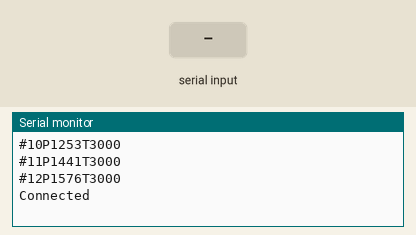
A sketch run on a simulated Arduino Uno, built with avr-gcc and run on an emulated ATmega328P. Parts: the last lines printed to the serial monitor. The inputs (shaded band) are chosen by the test bench.

Above: at 1.2 s.
1.3 s: "90,45\n" received over Serial
At 2.7 s:
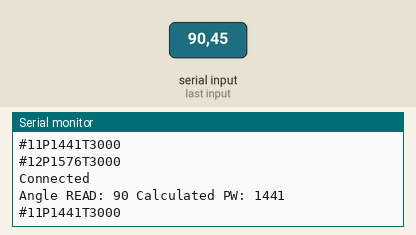
3.5 s: "30,150\n" received over Serial
At 4.9 s:
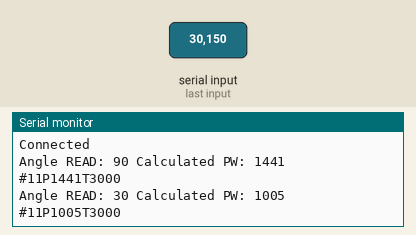
Timing chart, 0 to 6.5 s (numbered marks = the images above; inputs shaded):
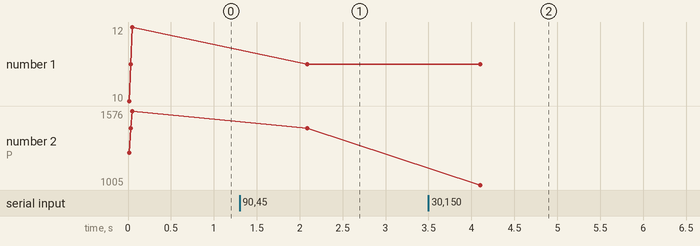

The sketch:

servoAngleCalibrationTest.ino
```cpp
//Leg 3 Calibration, Will use leg 2 calibration test as a template.
#include "leg4Constants.h"
#include <SoftwareSerial.h>

SoftwareSerial quadSerial(2, 3); // RX, TX


// This is how long it will take for the servo to move to the angle you gave it
int servoTime = 3000;


void move(int servo, int position, int time) {
  quadSerial.print("#");
  quadSerial.print(servo);
  quadSerial.print("P");
  quadSerial.print(position);
  quadSerial.print("T");
  quadSerial.println(time);


  Serial.print("#");
  Serial.print(servo);
  Serial.print("P");
  Serial.print(position);
  Serial.print("T");
  Serial.println(time);
}


void setup() {
  // Begin Serial Connections Here,
  Serial.begin(9600);
  quadSerial.begin(9600); // quadSerial connects to the linxmotion, we use this so that we dont have to unplug rx and tx wires everytime

  // We call moves functions so that we can hold servos stable as we test a servo, Dont use unless servo has been calibrated
  move(shoulderPin,1253,servoTime);//90
  move(thighPin,1441,servoTime);//180
  move(kneePin,1576,servoTime);
  Serial.println("Connected");
}

void loop() {
    // BE CAREFULL, THERE IS LIMIT TO WHAT ANGLE YOU CAN ENTER SINCE WE ARE CALIBRATING AND MAY REQUIRE AN ANGLE DIFFRENT FROM (0,180)

    // We can change the angle of a servo (0,180) based on the serial input
   if (Serial.available() > 0) {

    // Receive the input, and convert value to an int
    char buffer[] = {' ', ' ', ' ', ' ', ' ', ' ', ' '}; // Receive up to 7 bytes
    while (!Serial.available()); // Wait for characters
    Serial.readBytesUntil('\n', buffer, 7);
    int value = atoi(buffer);

    int convertedValue;
    //Convert the (0,180) value entered in serial to a PW value that is used by the lynxmotion
    //ONLY USE THIS MAP FUNCTION ON THE SERVO YOU NEED TO CONVERT
  // convertedValue = map(value, kneeRangeMinAngle, kneeRangeMaxAngle, kneeRangeMinPw, kneeRangeMaxPw);//Knee Convertion
   convertedValue = map(value, thighRangeMinAngle, thighRangeMaxAngle, thighRangeMinPw, thighRangeMaxPw); //thigh Convertion
  // convertedValue = map(value, shoulderRangeMinAngle, shoulderRangeMaxAngle, shoulderRangeMinPw, shoulderRangeMaxPw); //shoulder Convertion


    // Print The value
    Serial.print("Angle READ: ");
    Serial.print(value);
    Serial.print(" Calculated PW: ");
    Serial.println(convertedValue);


    // Move the servo you are testing
  // move(shoulderPin, convertedValue, servoTime);
   move(thighPin, convertedValue, servoTime);
  //   move(kneePin, convertedValue, servoTime);


  }
  delay(1000);


}
```

leg4Constants.h
```cpp
//Shoulder
#define shoulderPin 10
/* These values set are ment to set the limits of the servo,
#define shoulderMinPw 1100 //980
#define shoulderMaxPw 21500
#define shoulderHomePw 1500
#define shoulderMinAngle 0 //15
#define shoulderMaxAngle 180
#define shoulderHomeAngle 1500
*/

#define shoulderRangeMinPw 588
#define shoulderRangeMaxPw 1919
#define shoulderRangeMinAngle 0
#define shoulderRangeMaxAngle 180
//Thigh
#define thighPin 11
/*
#define thighMinPw 502
#define thighMaxPw 2200
#define thighHomePw 1757
#define thighMinAngle -20
#define thighMaxAngle 210
#define thighHomeAngle 150
*/

#define thighRangeMinPw 788
#define thighRangeMaxPw 2095
#define thighRangeMinAngle 0
#define thighRangeMaxAngle 180

//Knee
#define kneePin 12
/*
#define kneeMinPw 1208
#define kneeMaxPw 2492
#define kneeHomePw 1898

#define kneeMinAngle -3
#define kneeMaxAngle 170
#define kneeHomeAngle 90
*/

#define kneeRangeMinPw 925
#define kneeRangeMaxPw 2228
#define kneeRangeMinAngle 0
#define kneeRangeMaxAngle 180
```

Measured:
- after the input at 1.3 s, the serial monitor: prints a new line after 0.75 s (image 1)
- after the input at 3.5 s, the serial monitor: prints a new line after 0.57 s (image 2)
- plotted number 2: 1441 → 1005 after the input at 3.5 s
